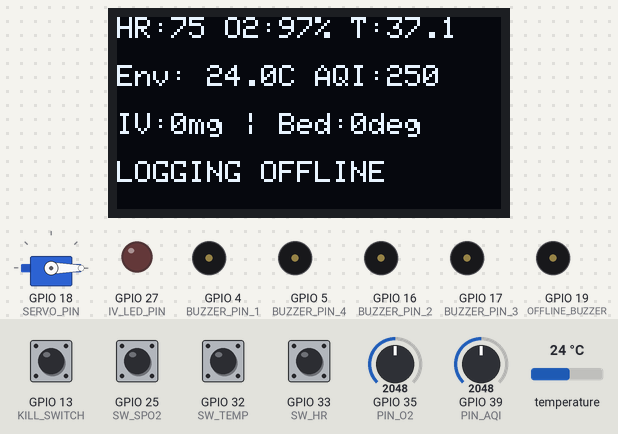
This sketch was run on a simulated ESP32. Parts: 128×64 one-colour display, servo, output pins drawn as LEDs (lit = HIGH), buzzer (waves = sounding, pin HIGH). The test bench sets the inputs (shaded band); at power-on: GPIO 13 (KILL_SWITCH), GPIO 25 (SW_SPO2), GPIO 32 (SW_TEMP), GPIO 33 (SW_HR) HIGH, temperature 24 °C, GPIO 35 (PIN_O2) = 2048, GPIO 39 (PIN_AQI) = 2048. WiFi joins after 1.5 s; servers stay silent unless stated; random numbers use the default seed unless the sketch sets one; no MQTT or app messages arrive unless stated.

Above: at 5.2 s.
5.3 s: GPIO 13 (KILL_SWITCH) pulled LOW for 0.15 s
At 5.98 s:
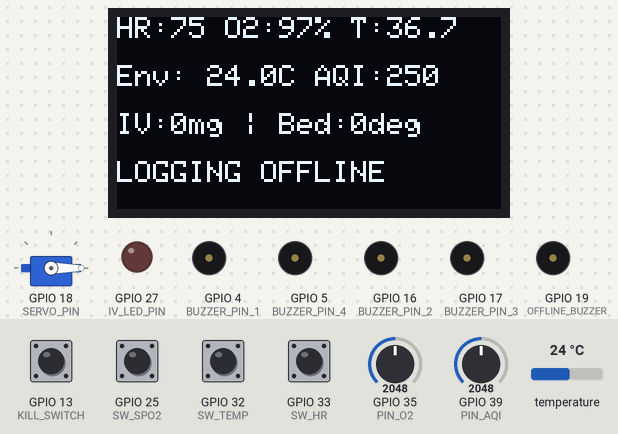
6.0 s: temperature set to 27.2 °C
At 8.04 s:
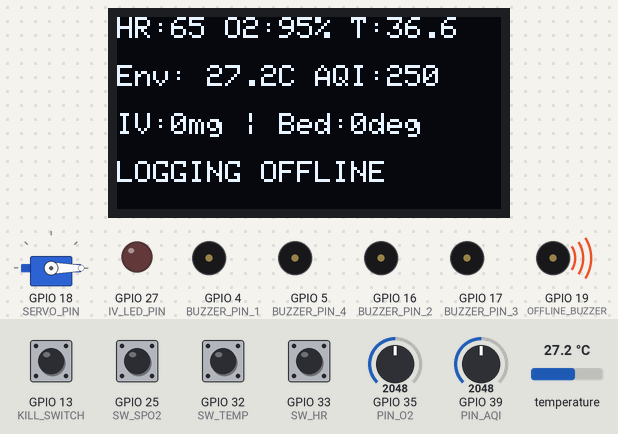
8.9 s: temperature set to 28.9 °C
At 14.1 s:
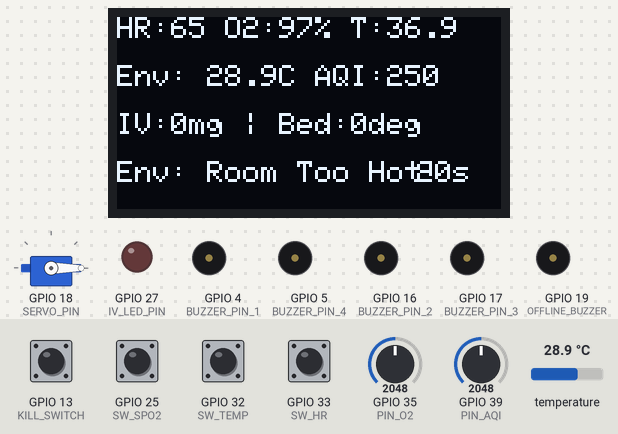
14.7 s: GPIO 25 (SW_SPO2) pulled LOW for 0.15 s
At 16.1 s:
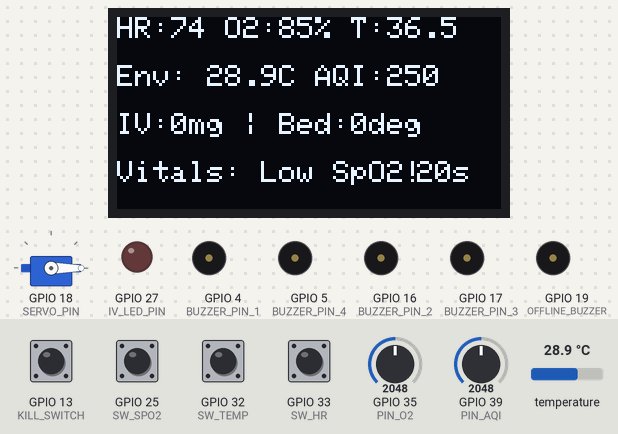
18.1 s: GPIO 33 (SW_HR) pulled LOW for 1 s
At 19.7 s:
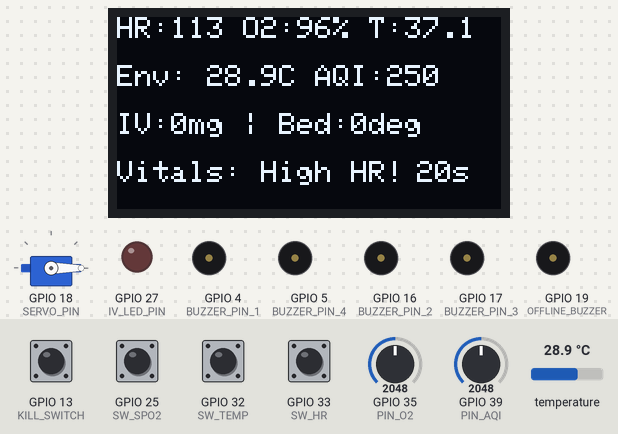
21.9 s: GPIO 13 (KILL_SWITCH) pulled LOW for 1 s
At 23.4 s:
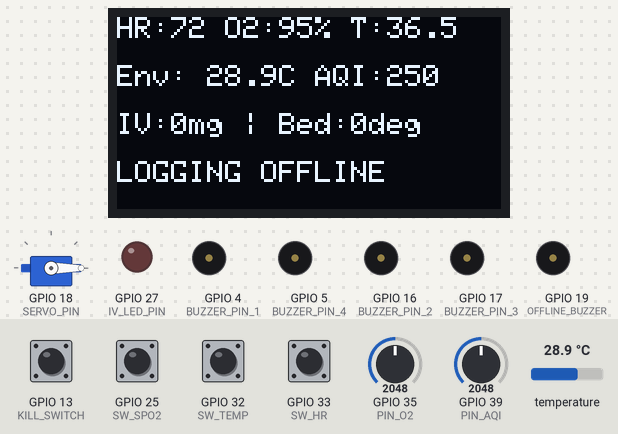
Timing chart, 0 to 24.5 s (numbered marks = the images above; inputs shaded):
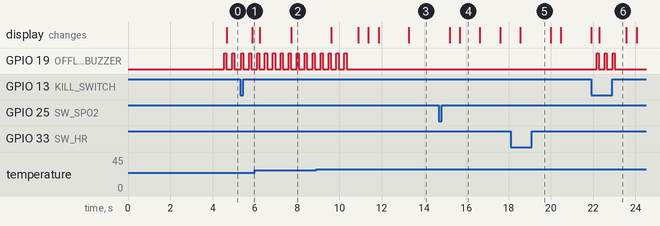

The sketch:

sketch.ino
```cpp
#include <OneWire.h>
#include <DallasTemperature.h>
#include <Wire.h>
#include <Adafruit_GFX.h>
#include <Adafruit_SSD1306.h>
#include <WiFi.h>
#include "Adafruit_MQTT.h"
#include "Adafruit_MQTT_Client.h"
#include <ESP32Servo.h>

#include "freertos/FreeRTOS.h"
#include "freertos/task.h"
#include "freertos/queue.h"

// --- HARDWARE PIN DEFINITIONS ---
#define TEMP_SENSOR 14
#define MOTION_DETECTOR 12

// Outputs (Actuators & Alarms)
#define BUZZER_PIN_1 4     // Body Temp Alarm
#define BUZZER_PIN_2 16    // HR/BP Alarm
#define BUZZER_PIN_3 17    // SpO2/Resp Alarm
#define BUZZER_PIN_4 5     // Env/Room Temp Alarm
#define OFFLINE_BUZZER 19  // Network Failsafe Alarm
#define IV_LED_PIN 27      // High IV Dosage Warning
#define SERVO_PIN 18       // Bed Elevation Motor

// Inputs (Fault Injection Switches & Pots)
#define KILL_SWITCH 13     // DIP Switch 1: Simulates Network Crash
#define SW_TEMP 32         // DIP Switch 8: Simulates Fever
#define SW_HR 33           // DIP Switch 7: Simulates Tachycardia
#define SW_SPO2 25         // DIP Switch 6: Simulates Hypoxia
#define SW_MOTION 26       // DIP Switch 5: Motion Bypass

#define PIN_O2 35          // Potentiometer: Room Oxygen
#define PIN_AQI 39         // Potentiometer: Air Quality Index

// OLED Settings
#define SCREEN_WIDTH 128
#define SCREEN_HEIGHT 64
#define OLED_RESET   -1
#define OLED_ADDRESS 0x3C

// --- WIFI & MQTT CREDENTIALS ---
#define WIFI_SSID "Wokwi-GUEST"
#define WIFI_PASS ""
#define IO_USERNAME  "Sobhita"
#define IO_KEY       "YOUR_AIO_KEY"  // Replace with your Adafruit IO Key
#define AIO_SERVER      "io.adafruit.com"
#define AIO_SERVERPORT  1883

// --- MQTT FEEDS ---
#define HR_FEED          IO_USERNAME "/feeds/heart-rate-monitor"
#define SPO2_FEED        IO_USERNAME "/feeds/spo2"
#define BODY_TEMP_FEED   IO_USERNAME "/feeds/body-temp"
#define ROOM_TEMP_FEED   IO_USERNAME "/feeds/room-temp"
#define ROOM_O2_FEED     IO_USERNAME "/feeds/room-oxygen"
#define AQI_FEED         IO_USERNAME "/feeds/air-quality"
#define MOTION_FEED      IO_USERNAME "/feeds/motion-detector"
#define FLAG             IO_USERNAME "/feeds/flag"

#define DOSAGE_FEED      IO_USERNAME "/feeds/dosage"
#define BED_FEED         IO_USERNAME "/feeds/bed-elevation"
#define RATE_FEED        IO_USERNAME "/feeds/publish-rate"

WiFiClient client;
Adafruit_MQTT_Client mqtt(&client, AIO_SERVER, AIO_SERVERPORT, IO_USERNAME, IO_KEY);

Adafruit_MQTT_Publish hrFeed             = Adafruit_MQTT_Publish(&mqtt, HR_FEED);
Adafruit_MQTT_Publish spo2Feed           = Adafruit_MQTT_Publish(&mqtt, SPO2_FEED);
Adafruit_MQTT_Publish bodyTempFeed       = Adafruit_MQTT_Publish(&mqtt, BODY_TEMP_FEED);
Adafruit_MQTT_Publish roomTempFeed       = Adafruit_MQTT_Publish(&mqtt, ROOM_TEMP_FEED);
Adafruit_MQTT_Publish roomO2Feed         = Adafruit_MQTT_Publish(&mqtt, ROOM_O2_FEED);
Adafruit_MQTT_Publish aqiFeed            = Adafruit_MQTT_Publish(&mqtt, AQI_FEED);
Adafruit_MQTT_Publish motiondetectorFeed = Adafruit_MQTT_Publish(&mqtt, MOTION_FEED);
Adafruit_MQTT_Publish statusFeed         = Adafruit_MQTT_Publish(&mqtt, FLAG);

Adafruit_MQTT_Subscribe dosageSub = Adafruit_MQTT_Subscribe(&mqtt, DOSAGE_FEED);
Adafruit_MQTT_Subscribe bedSub    = Adafruit_MQTT_Subscribe(&mqtt, BED_FEED);
Adafruit_MQTT_Subscribe rateSub   = Adafruit_MQTT_Subscribe(&mqtt, RATE_FEED);

OneWire oneWire(TEMP_SENSOR);
DallasTemperature sensors(&oneWire);
Adafruit_SSD1306 display(SCREEN_WIDTH, SCREEN_HEIGHT, &Wire, OLED_RESET);
Servo bedServo;

QueueHandle_t roomTempQueue, hrQueue, spo2Queue, bodyTempQueue, roomO2Queue, aqiQueue;

int currentDosage = 0;
int currentBedAngle = 0;
unsigned long publishInterval = 20000;

// --- CORE 1: HARDWARE SENSOR TASK ---
void sensorTask(void *param) {
  float roomTemp = 0.0;
  int heartRate = 0, spo2 = 0;

  while (1) {
    sensors.requestTemperatures();
    roomTemp = sensors.getTempCByIndex(0);
    if (roomTemp <= -100.0 || roomTemp == 0.0) roomTemp = 24.0 + (random(-10, 10) / 10.0);

    if (digitalRead(SW_HR) == LOW) heartRate = random(110, 135);
    else heartRate = random(65, 85);

    if (digitalRead(SW_SPO2) == LOW) spo2 = random(82, 88);
    else spo2 = random(95, 100);

    xQueueOverwrite(roomTempQueue, &roomTemp);
    xQueueOverwrite(hrQueue, &heartRate);
    xQueueOverwrite(spo2Queue, &spo2);

    vTaskDelay(pdMS_TO_TICKS(1000));
  }
}

// --- CORE 1: ENVIRONMENT & SIMULATION TASK ---
void advancedSensorTask(void *param) {
  int roomO2 = 0, aqi = 0;
  float bodyTemp = 0.0;

  while (1) {
    roomO2 = map(analogRead(PIN_O2), 0, 4095, 15, 25);
    aqi = map(analogRead(PIN_AQI), 0, 4095, 0, 500);

    if (digitalRead(SW_TEMP) == LOW) bodyTemp = 38.5 + (random(0, 10) / 10.0);
    else bodyTemp = 36.5 + (random(0, 7) / 10.0);

    xQueueOverwrite(roomO2Queue, &roomO2);
    xQueueOverwrite(aqiQueue, &aqi);
    xQueueOverwrite(bodyTempQueue, &bodyTemp);

    vTaskDelay(pdMS_TO_TICKS(2000));
  }
}

// --- CORE 0: DISPLAY, ALARMS & MQTT TASK ---
void processingTask(void *param) {
  float roomTemp = 0.0, bodyTemp = 0.0;
  int heartRate = 0, spo2 = 0, roomO2 = 0, aqi = 0;
  const char *statusMsg = "System OK";

  unsigned long lastPublishTime = 0;
  unsigned long lastReconnectAttempt = 0;
  bool isOffline = false;

  vTaskDelay(pdMS_TO_TICKS(3000));

  while (1) {
    // 1. OFFLINE DETECTION & KILL SWITCH
    bool killSwitchActive = (digitalRead(KILL_SWITCH) == LOW);

    if (WiFi.status() != WL_CONNECTED || !mqtt.connected() || killSwitchActive) {
      isOffline = true;
      statusMsg = "LOGGING OFFLINE";

      if (killSwitchActive && mqtt.connected()) mqtt.disconnect();

      digitalWrite(OFFLINE_BUZZER, HIGH);
      vTaskDelay(pdMS_TO_TICKS(100));
      digitalWrite(OFFLINE_BUZZER, LOW);

      if (!killSwitchActive && (millis() - lastReconnectAttempt > 5000)) {
        if (WiFi.status() == WL_CONNECTED) mqtt.connect();
        else WiFi.reconnect();
        lastReconnectAttempt = millis();
      }
    } else {
      isOffline = false;
      statusMsg = "System OK";
    }

    // 2. READ REMOTE COMMANDS (If Online)
    if (!isOffline) {
      Adafruit_MQTT_Subscribe *subscription;
      while ((subscription = mqtt.readSubscription(200))) {
        if (subscription == &dosageSub) currentDosage = atoi((char *)dosageSub.lastread);
        else if (subscription == &bedSub) {
          currentBedAngle = atoi((char *)bedSub.lastread);
          bedServo.write(currentBedAngle);
        }
        else if (subscription == &rateSub) publishInterval = atoi((char *)rateSub.lastread) * 1000UL;
      }
    }

    // 3. READ LOCAL SENSORS
    xQueuePeek(roomTempQueue, &roomTemp, 0);
    xQueuePeek(hrQueue, &heartRate, 0);
    xQueuePeek(spo2Queue, &spo2, 0);
    xQueuePeek(roomO2Queue, &roomO2, 0);
    xQueuePeek(aqiQueue, &aqi, 0);
    xQueuePeek(bodyTempQueue, &bodyTemp, 0);

    // 4. ALARM LOGIC
    if (!isOffline) {
      if (currentDosage > 80) {
        statusMsg = "WARN: High IV Dose!";
        digitalWrite(IV_LED_PIN, HIGH);
      } else {
        digitalWrite(IV_LED_PIN, LOW);
      }

      if (bodyTemp > 37.8) statusMsg = "Vitals: Fever!";
      else if (heartRate > 100) statusMsg = "Vitals: High HR!";
      else if (spo2 > 0 && spo2 < 90) statusMsg = "Vitals: Low SpO2!";
      else if (roomTemp > 28) statusMsg = "Env: Room Too Hot!";
      else if (roomO2 > 0 && (roomO2 < 19 || roomO2 > 23)) statusMsg = "Env: O2 Hazard!";
      else if (aqi > 100) statusMsg = "Env: Poor Air Quality!";
    }

    // 5. OLED DASHBOARD
    display.clearDisplay();
    display.setCursor(0, 0);
    display.print("HR:"); display.print(heartRate);
    display.print(" O2:"); display.print(spo2); display.print("% T:"); display.print(bodyTemp, 1);

    display.setCursor(0, 16);
    display.print("Env: "); display.print(roomTemp, 1); display.print("C AQI:"); display.print(aqi);

    display.setCursor(0, 32);
    display.print("IV:"); display.print(currentDosage); display.print("mg | Bed:"); display.print(currentBedAngle); display.print("deg");

    display.setCursor(0, 48);
    display.print(statusMsg);

    if (!isOffline) {
      display.setCursor(100, 48);
      display.print(publishInterval / 1000); display.print("s");
    }

    display.display();

    // 6. DYNAMIC PUBLISH (If Online)
    if (!isOffline && (millis() - lastPublishTime >= publishInterval)) {
      mqtt.ping();
      if (heartRate > 0) hrFeed.publish((int32_t)heartRate);
      if (spo2 > 0) spo2Feed.publish((int32_t)spo2);
      if (bodyTemp > 30.0) bodyTempFeed.publish(bodyTemp);
      if (roomTemp > 10.0) roomTempFeed.publish(roomTemp);
      roomO2Feed.publish((int32_t)roomO2);
      aqiFeed.publish((int32_t)aqi);
      statusFeed.publish(statusMsg);
      lastPublishTime = millis();
    }
    vTaskDelay(pdMS_TO_TICKS(250));
  }
}

void setup() {
  Serial.begin(115200);

  pinMode(BUZZER_PIN_1, OUTPUT);
  pinMode(BUZZER_PIN_2, OUTPUT);
  pinMode(BUZZER_PIN_3, OUTPUT);
  pinMode(BUZZER_PIN_4, OUTPUT);
  pinMode(OFFLINE_BUZZER, OUTPUT);
  pinMode(IV_LED_PIN, OUTPUT);
  pinMode(MOTION_DETECTOR, INPUT);

  pinMode(KILL_SWITCH, INPUT_PULLUP);
  pinMode(SW_TEMP, INPUT_PULLUP);
  pinMode(SW_HR, INPUT_PULLUP);
  pinMode(SW_SPO2, INPUT_PULLUP);
  pinMode(SW_MOTION, INPUT_PULLUP);

  sensors.begin();
  Wire.begin(21, 22);

  display.begin(SSD1306_SWITCHCAPVCC, OLED_ADDRESS);
  display.setTextSize(1);
  display.setTextColor(SSD1306_WHITE);
  display.clearDisplay();

  bedServo.attach(SERVO_PIN);
  bedServo.write(0);

  // Fast, non-blocking WiFi start
  WiFi.begin(WIFI_SSID, WIFI_PASS);
  int attempt = 0;
  while (WiFi.status() != WL_CONNECTED && attempt < 10) {
    delay(500);
    attempt++;
  }

  mqtt.subscribe(&dosageSub);
  mqtt.subscribe(&bedSub);
  mqtt.subscribe(&rateSub);

  roomTempQueue = xQueueCreate(1, sizeof(float));
  hrQueue       = xQueueCreate(1, sizeof(int));
  spo2Queue     = xQueueCreate(1, sizeof(int));
  bodyTempQueue = xQueueCreate(1, sizeof(float));
  roomO2Queue   = xQueueCreate(1, sizeof(int));
  aqiQueue      = xQueueCreate(1, sizeof(int));

  xTaskCreatePinnedToCore(advancedSensorTask, "AdvSensorTask", 4096, NULL, 1, NULL, 1);
  xTaskCreatePinnedToCore(sensorTask, "SensorTask", 4096, NULL, 1, NULL, 1);
  xTaskCreatePinnedToCore(processingTask, "ProcessTask", 6144, NULL, 2, NULL, 0);
}

void loop() {
  vTaskDelay(portMAX_DELAY);
}
```

Measured:
- the behaviour switches between 28 and 28.1 °C on temperature (found by bisection; images 2 and 3)
- after the input at 5.3 s, GPIO 19 (OFFLINE_BUZZER): alternates HIGH for 0.10 s and LOW for 0.28 s, starting after 0.05 s
- after the input at 21.9 s, GPIO 19 (OFFLINE_BUZZER): alternates HIGH for 0.10 s and LOW for 0.28 s, 6 changes in all, then stays LOW, starting after 0.26 s
- what the display in image 4 shows lasts 0.9 s, from 15.7 s to 16.6 s
